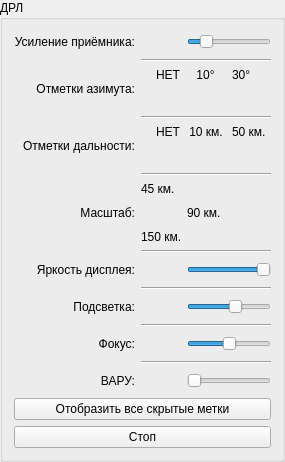
     <widget class="QGroupBox" name="DRLGroup">
      <property name="sizePolicy">
       <sizepolicy hsizetype="Fixed" vsizetype="Preferred">
        <horstretch>0</horstretch>
        <verstretch>0</verstretch>
       </sizepolicy>
      </property>
      <property name="title">
       <string>ДРЛ</string>
      </property>
      <layout class="QGridLayout" name="gridLayout_15">
       <item row="0" column="0">
        <layout class="QGridLayout" name="gridLayout_14">
         <item row="0" column="0">
          <layout class="QGridLayout" name="gridLayout_12">
           <item row="10" column="0" alignment="Qt::AlignRight|Qt::AlignVCenter">
            <widget class="QLabel" name="LabelMainDisplayLightning">
             <property name="text">
              <string>Подсветка:</string>
             </property>
             <property name="alignment">
              <set>Qt::AlignRight|Qt::AlignTrailing|Qt::AlignVCenter</set>
             </property>
            </widget>
           </item>
           <item row="8" column="0" alignment="Qt::AlignRight|Qt::AlignVCenter">
            <widget class="QLabel" name="LabelMainBrightness">
             <property name="text">
              <string>Яркость дисплея:</string>
             </property>
             <property name="alignment">
              <set>Qt::AlignRight|Qt::AlignTrailing|Qt::AlignVCenter</set>
             </property>
            </widget>
           </item>
           <item row="4" column="0" alignment="Qt::AlignRight|Qt::AlignVCenter">
            <widget class="QLabel" name="LabelMainRangeMarks">
             <property name="text">
              <string>Отметки дальности:</string>
             </property>
             <property name="alignment">
              <set>Qt::AlignRight|Qt::AlignTrailing|Qt::AlignVCenter</set>
             </property>
            </widget>
           </item>
           <item row="7" column="1">
            <widget class="Line" name="line_4">
             <property name="orientation">
              <enum>Qt::Horizontal</enum>
             </property>
            </widget>
           </item>
           <item row="9" column="1">
            <widget class="Line" name="line_5">
             <property name="orientation">
              <enum>Qt::Horizontal</enum>
             </property>
            </widget>
           </item>
           <item row="12" column="0" alignment="Qt::AlignRight|Qt::AlignVCenter">
            <widget class="QLabel" name="LabelMainFocus">
             <property name="text">
              <string>Фокус:</string>
             </property>
             <property name="alignment">
              <set>Qt::AlignRight|Qt::AlignTrailing|Qt::AlignVCenter</set>
             </property>
            </widget>
           </item>
           <item row="11" column="1">
            <widget class="Line" name="line_6">
             <property name="orientation">
              <enum>Qt::Horizontal</enum>
             </property>
            </widget>
           </item>
           <item row="12" column="1">
            <layout class="QGridLayout" name="gridLayout_10" columnstretch="0,3">
             <item row="0" column="0" alignment="Qt::AlignLeft|Qt::AlignVCenter">
              <widget class="QPushButton" name="ChangeMainFocusButton">
               <property name="sizePolicy">
                <sizepolicy hsizetype="Fixed" vsizetype="Fixed">
                 <horstretch>0</horstretch>
                 <verstretch>0</verstretch>
                </sizepolicy>
               </property>
               <property name="cursor">
                <cursorShape>OpenHandCursor</cursorShape>
               </property>
               <property name="focusPolicy">
                <enum>Qt::TabFocus</enum>
               </property>
               <property name="styleSheet">
                <string notr="true">background-color: rgba(255, 255, 255, 0);</string>
               </property>
               <property name="text">
                <string/>
               </property>
               <property name="icon">
                <iconset resource="Common.qrc">
                 <normaloff>:/buttons/reo_knob.png</normaloff>:/buttons/reo_knob.png</iconset>
               </property>
               <property name="iconSize">
                <size>
                 <width>20</width>
                 <height>25</height>
                </size>
               </property>
               <property name="flat">
                <bool>true</bool>
               </property>
              </widget>
             </item>
             <item row="0" column="1" alignment="Qt::AlignLeft|Qt::AlignVCenter">
              <widget class="QSlider" name="ChangeMainFocus">
               <property name="sizePolicy">
                <sizepolicy hsizetype="Fixed" vsizetype="Fixed">
                 <horstretch>0</horstretch>
                 <verstretch>0</verstretch>
                </sizepolicy>
               </property>
               <property name="cursor">
                <cursorShape>OpenHandCursor</cursorShape>
               </property>
               <property name="minimum">
                <number>-400</number>
               </property>
               <property name="maximum">
                <number>400</number>
               </property>
               <property name="value">
                <number>0</number>
               </property>
               <property name="orientation">
                <enum>Qt::Horizontal</enum>
               </property>
              </widget>
             </item>
            </layout>
           </item>
           <item row="10" column="1">
            <layout class="QGridLayout" name="gridLayout_9" columnstretch="0,3">
             <item row="0" column="0" alignment="Qt::AlignLeft|Qt::AlignVCenter">
              <widget class="QPushButton" name="ChangeMainLightningButton">
               <property name="sizePolicy">
                <sizepolicy hsizetype="Fixed" vsizetype="Fixed">
                 <horstretch>0</horstretch>
                 <verstretch>0</verstretch>
                </sizepolicy>
               </property>
               <property name="cursor">
                <cursorShape>OpenHandCursor</cursorShape>
               </property>
               <property name="focusPolicy">
                <enum>Qt::TabFocus</enum>
               </property>
               <property name="styleSheet">
                <string notr="true">background-color: rgba(255, 255, 255, 0);</string>
               </property>
               <property name="text">
                <string/>
               </property>
               <property name="icon">
                <iconset resource="Common.qrc">
                 <normaloff>:/buttons/reo_knob.png</normaloff>:/buttons/reo_knob.png</iconset>
               </property>
               <property name="iconSize">
                <size>
                 <width>20</width>
                 <height>20</height>
                </size>
               </property>
               <property name="flat">
                <bool>true</bool>
               </property>
              </widget>
             </item>
             <item row="0" column="1" alignment="Qt::AlignLeft|Qt::AlignVCenter">
              <widget class="QSlider" name="ChangeMainLightning">
               <property name="sizePolicy">
                <sizepolicy hsizetype="Fixed" vsizetype="Fixed">
                 <horstretch>0</horstretch>
                 <verstretch>0</verstretch>
                </sizepolicy>
               </property>
               <property name="cursor">
                <cursorShape>OpenHandCursor</cursorShape>
               </property>
               <property name="maximum">
                <number>100</number>
               </property>
               <property name="value">
                <number>60</number>
               </property>
               <property name="orientation">
                <enum>Qt::Horizontal</enum>
               </property>
              </widget>
             </item>
            </layout>
           </item>
           <item row="2" column="0" alignment="Qt::AlignRight|Qt::AlignVCenter">
            <widget class="QLabel" name="LabelMainAzimuthMarks">
             <property name="text">
              <string>Отметки азимута:</string>
             </property>
             <property name="alignment">
              <set>Qt::AlignRight|Qt::AlignTrailing|Qt::AlignVCenter</set>
             </property>
            </widget>
           </item>
           <item row="0" column="1">
            <layout class="QGridLayout" name="gridLayout" columnstretch="0,3">
             <item row="0" column="0" alignment="Qt::AlignLeft|Qt::AlignVCenter">
              <widget class="QPushButton" name="ChangeMainTrashIntensityButton">
               <property name="sizePolicy">
                <sizepolicy hsizetype="Fixed" vsizetype="Fixed">
                 <horstretch>0</horstretch>
                 <verstretch>0</verstretch>
                </sizepolicy>
               </property>
               <property name="cursor">
                <cursorShape>OpenHandCursor</cursorShape>
               </property>
               <property name="focusPolicy">
                <enum>Qt::TabFocus</enum>
               </property>
               <property name="styleSheet">
                <string notr="true">background-color: rgba(255, 255, 255, 0);</string>
               </property>
               <property name="text">
                <string/>
               </property>
               <property name="icon">
                <iconset resource="Common.qrc">
                 <normaloff>:/buttons/reo_knob.png</normaloff>:/buttons/reo_knob.png</iconset>
               </property>
               <property name="iconSize">
                <size>
                 <width>20</width>
                 <height>20</height>
                </size>
               </property>
               <property name="flat">
                <bool>true</bool>
               </property>
              </widget>
             </item>
             <item row="0" column="1" alignment="Qt::AlignLeft|Qt::AlignVCenter">
              <widget class="QSlider" name="ChangeMainTrashIntensity">
               <property name="sizePolicy">
                <sizepolicy hsizetype="Fixed" vsizetype="Fixed">
                 <horstretch>0</horstretch>
                 <verstretch>0</verstretch>
                </sizepolicy>
               </property>
               <property name="cursor">
                <cursorShape>OpenHandCursor</cursorShape>
               </property>
               <property name="maximum">
                <number>30</number>
               </property>
               <property name="value">
                <number>5</number>
               </property>
               <property name="orientation">
                <enum>Qt::Horizontal</enum>
               </property>
              </widget>
             </item>
            </layout>
           </item>
           <item row="3" column="1">
            <widget class="Line" name="line_2">
             <property name="orientation">
              <enum>Qt::Horizontal</enum>
             </property>
            </widget>
           </item>
           <item row="0" column="0" alignment="Qt::AlignRight|Qt::AlignVCenter">
            <widget class="QLabel" name="LabelMainChangeTrashIntensity">
             <property name="text">
              <string>Усиление приёмника:</string>
             </property>
             <property name="alignment">
              <set>Qt::AlignRight|Qt::AlignTrailing|Qt::AlignVCenter</set>
             </property>
            </widget>
           </item>
           <item row="14" column="1">
            <layout class="QGridLayout" name="gridLayout_11" columnstretch="0,3">
             <item row="0" column="0" alignment="Qt::AlignLeft|Qt::AlignVCenter">
              <widget class="QPushButton" name="ChangeMainVARUButton">
               <property name="sizePolicy">
                <sizepolicy hsizetype="Fixed" vsizetype="Fixed">
                 <horstretch>0</horstretch>
                 <verstretch>0</verstretch>
                </sizepolicy>
               </property>
               <property name="cursor">
                <cursorShape>OpenHandCursor</cursorShape>
               </property>
               <property name="focusPolicy">
                <enum>Qt::TabFocus</enum>
               </property>
               <property name="styleSheet">
                <string notr="true">background-color: rgba(255, 255, 255, 0);</string>
               </property>
               <property name="text">
                <string/>
               </property>
               <property name="icon">
                <iconset resource="Common.qrc">
                 <normaloff>:/buttons/reo_knob.png</normaloff>:/buttons/reo_knob.png</iconset>
               </property>
               <property name="iconSize">
                <size>
                 <width>20</width>
                 <height>20</height>
                </size>
               </property>
               <property name="flat">
                <bool>true</bool>
               </property>
              </widget>
             </item>
             <item row="0" column="1" alignment="Qt::AlignLeft|Qt::AlignVCenter">
              <widget class="QSlider" name="ChangeMainVARU">
               <property name="sizePolicy">
                <sizepolicy hsizetype="Fixed" vsizetype="Fixed">
                 <horstretch>0</horstretch>
                 <verstretch>0</verstretch>
                </sizepolicy>
               </property>
               <property name="cursor">
                <cursorShape>OpenHandCursor</cursorShape>
               </property>
               <property name="maximum">
                <number>200</number>
               </property>
               <property name="value">
                <number>0</number>
               </property>
               <property name="orientation">
                <enum>Qt::Horizontal</enum>
               </property>
              </widget>
             </item>
            </layout>
           </item>
           <item row="6" column="0" alignment="Qt::AlignRight|Qt::AlignVCenter">
            <widget class="QLabel" name="LabelMainScale">
             <property name="text">
              <string>Масштаб:</string>
             </property>
             <property name="alignment">
              <set>Qt::AlignRight|Qt::AlignTrailing|Qt::AlignVCenter</set>
             </property>
            </widget>
           </item>
           <item row="2" column="1">
            <layout class="QGridLayout" name="gridLayout_3">
             <item row="0" column="0">
              <layout class="QGridLayout" name="gridLayout_2">
               <item row="0" column="0" alignment="Qt::AlignRight|Qt::AlignVCenter">
                <widget class="QLabel" name="LabelMainAzimuthMarksNo">
                 <property name="text">
                  <string>НЕТ</string>
                 </property>
                 <property name="alignment">
                  <set>Qt::AlignRight|Qt::AlignTrailing|Qt::AlignVCenter</set>
                 </property>
                </widget>
               </item>
               <item row="0" column="1" alignment="Qt::AlignHCenter|Qt::AlignVCenter">
                <widget class="QLabel" name="LabelMainAzimuthMarks10">
                 <property name="text">
                  <string>10°</string>
                 </property>
                 <property name="alignment">
                  <set>Qt::AlignCenter</set>
                 </property>
                </widget>
               </item>
               <item row="0" column="2" alignment="Qt::AlignLeft|Qt::AlignVCenter">
                <widget class="QLabel" name="LabelMainAzimuthMarks30">
                 <property name="text">
                  <string>30°</string>
                 </property>
                </widget>
               </item>
              </layout>
             </item>
             <item row="1" column="0" alignment="Qt::AlignHCenter|Qt::AlignVCenter">
              <widget class="QPushButton" name="SelectMainAzimuthMarks">
               <property name="cursor">
                <cursorShape>OpenHandCursor</cursorShape>
               </property>
               <property name="focusPolicy">
                <enum>Qt::TabFocus</enum>
               </property>
               <property name="styleSheet">
                <string notr="true">background-color: rgba(255, 255, 255, 0);</string>
               </property>
               <property name="text">
                <string/>
               </property>
               <property name="icon">
                <iconset>
                 <normaloff>:/buttons/knob</normaloff>:/buttons/knob</iconset>
               </property>
               <property name="iconSize">
                <size>
                 <width>20</width>
                 <height>20</height>
                </size>
               </property>
               <property name="flat">
                <bool>true</bool>
               </property>
              </widget>
             </item>
            </layout>
           </item>
           <item row="14" column="0" alignment="Qt::AlignRight|Qt::AlignVCenter">
            <widget class="QLabel" name="LabelMainVARU">
             <property name="text">
              <string>ВАРУ:</string>
             </property>
             <property name="alignment">
              <set>Qt::AlignRight|Qt::AlignTrailing|Qt::AlignVCenter</set>
             </property>
            </widget>
           </item>
           <item row="5" column="1">
            <widget class="Line" name="line_3">
             <property name="orientation">
              <enum>Qt::Horizontal</enum>
             </property>
            </widget>
           </item>
           <item row="6" column="1">
            <layout class="QGridLayout" name="gridLayout_7">
             <item row="0" column="0" alignment="Qt::AlignLeft|Qt::AlignBottom">
              <widget class="QLabel" name="LabelMainScale45">
               <property name="text">
                <string>45 км.</string>
               </property>
               <property name="alignment">
                <set>Qt::AlignBottom|Qt::AlignLeading|Qt::AlignLeft</set>
               </property>
              </widget>
             </item>
             <item row="1" column="0">
              <layout class="QGridLayout" name="gridLayout_6" columnstretch="0,3">
               <item row="0" column="0" alignment="Qt::AlignLeft|Qt::AlignVCenter">
                <widget class="QPushButton" name="SelectMainScale">
                 <property name="sizePolicy">
                  <sizepolicy hsizetype="Fixed" vsizetype="Fixed">
                   <horstretch>0</horstretch>
                   <verstretch>0</verstretch>
                  </sizepolicy>
                 </property>
                 <property name="cursor">
                  <cursorShape>OpenHandCursor</cursorShape>
                 </property>
                 <property name="focusPolicy">
                  <enum>Qt::TabFocus</enum>
                 </property>
                 <property name="styleSheet">
                  <string notr="true">background-color: rgba(255, 255, 255, 0);</string>
                 </property>
                 <property name="text">
                  <string/>
                 </property>
                 <property name="icon">
                  <iconset resource="Common.qrc">
                   <normaloff>:/buttons/switch_up.png</normaloff>:/buttons/switch_up.png</iconset>
                 </property>
                 <property name="iconSize">
                  <size>
                   <width>20</width>
                   <height>20</height>
                  </size>
                 </property>
                 <property name="flat">
                  <bool>true</bool>
                 </property>
                </widget>
               </item>
               <item row="0" column="1" alignment="Qt::AlignLeft|Qt::AlignVCenter">
                <widget class="QLabel" name="LabelMainScale90">
                 <property name="text">
                  <string>90 км.</string>
                 </property>
                </widget>
               </item>
              </layout>
             </item>
             <item row="2" column="0" alignment="Qt::AlignLeft|Qt::AlignTop">
              <widget class="QLabel" name="LabelMainScale150">
               <property name="text">
                <string>150 км.</string>
               </property>
               <property name="alignment">
                <set>Qt::AlignLeading|Qt::AlignLeft|Qt::AlignTop</set>
               </property>
              </widget>
             </item>
            </layout>
           </item>
           <item row="4" column="1">
            <layout class="QGridLayout" name="gridLayout_5">
             <item row="0" column="0">
              <layout class="QGridLayout" name="gridLayout_4">
               <item row="0" column="0" alignment="Qt::AlignRight|Qt::AlignVCenter">
                <widget class="QLabel" name="LabelMainRangeMarksNo">
                 <property name="text">
                  <string>НЕТ</string>
                 </property>
                 <property name="alignment">
                  <set>Qt::AlignRight|Qt::AlignTrailing|Qt::AlignVCenter</set>
                 </property>
                </widget>
               </item>
               <item row="0" column="1" alignment="Qt::AlignHCenter|Qt::AlignVCenter">
                <widget class="QLabel" name="LabelMainRangeMarks10">
                 <property name="text">
                  <string>10 км.</string>
                 </property>
                 <property name="alignment">
                  <set>Qt::AlignCenter</set>
                 </property>
                </widget>
               </item>
               <item row="0" column="2" alignment="Qt::AlignLeft|Qt::AlignVCenter">
                <widget class="QLabel" name="LabelMainRangeMarks50">
                 <property name="text">
                  <string>50 км.</string>
                 </property>
                </widget>
               </item>
              </layout>
             </item>
             <item row="1" column="0" alignment="Qt::AlignHCenter|Qt::AlignVCenter">
              <widget class="QPushButton" name="SelectMainRangeMarks">
               <property name="cursor">
                <cursorShape>OpenHandCursor</cursorShape>
               </property>
               <property name="focusPolicy">
                <enum>Qt::TabFocus</enum>
               </property>
               <property name="styleSheet">
                <string notr="true">background-color: rgba(255, 255, 255, 0);</string>
               </property>
               <property name="text">
                <string/>
               </property>
               <property name="icon">
                <iconset>
                 <normaloff>:/buttons/knob</normaloff>:/buttons/knob</iconset>
               </property>
               <property name="iconSize">
                <size>
                 <width>20</width>
                 <height>20</height>
                </size>
               </property>
               <property name="flat">
                <bool>true</bool>
               </property>
              </widget>
             </item>
            </layout>
           </item>
           <item row="8" column="1">
            <layout class="QGridLayout" name="gridLayout_8" columnstretch="0,3">
             <item row="0" column="0" alignment="Qt::AlignLeft|Qt::AlignVCenter">
              <widget class="QPushButton" name="ChangeMainBrightnessButton">
               <property name="sizePolicy">
                <sizepolicy hsizetype="Fixed" vsizetype="Fixed">
                 <horstretch>0</horstretch>
                 <verstretch>0</verstretch>
                </sizepolicy>
               </property>
               <property name="cursor">
                <cursorShape>OpenHandCursor</cursorShape>
               </property>
               <property name="focusPolicy">
                <enum>Qt::TabFocus</enum>
               </property>
               <property name="styleSheet">
                <string notr="true">background-color: rgba(255, 255, 255, 0);</string>
               </property>
               <property name="text">
                <string/>
               </property>
               <property name="icon">
                <iconset resource="Common.qrc">
                 <normaloff>:/buttons/reo_knob.png</normaloff>:/buttons/reo_knob.png</iconset>
               </property>
               <property name="iconSize">
                <size>
                 <width>20</width>
                 <height>20</height>
                </size>
               </property>
               <property name="flat">
                <bool>true</bool>
               </property>
              </widget>
             </item>
             <item row="0" column="1" alignment="Qt::AlignLeft|Qt::AlignVCenter">
              <widget class="QSlider" name="ChangeMainBrightness">
               <property name="sizePolicy">
                <sizepolicy hsizetype="Fixed" vsizetype="Fixed">
                 <horstretch>0</horstretch>
                 <verstretch>0</verstretch>
                </sizepolicy>
               </property>
               <property name="cursor">
                <cursorShape>OpenHandCursor</cursorShape>
               </property>
               <property name="maximum">
                <number>100</number>
               </property>
               <property name="value">
                <number>100</number>
               </property>
               <property name="orientation">
                <enum>Qt::Horizontal</enum>
               </property>
              </widget>
             </item>
            </layout>
           </item>
           <item row="1" column="1">
            <widget class="Line" name="line">
             <property name="orientation">
              <enum>Qt::Horizontal</enum>
             </property>
            </widget>
           </item>
           <item row="13" column="1">
            <widget class="Line" name="line_7">
             <property name="orientation">
              <enum>Qt::Horizontal</enum>
             </property>
            </widget>
           </item>
          </layout>
         </item>
         <item row="1" column="0">
          <layout class="QGridLayout" name="gridLayout_13">
           <item row="0" column="0">
            <widget class="QPushButton" name="ChangeMainViewStateAll">
             <property name="sizePolicy">
              <sizepolicy hsizetype="Minimum" vsizetype="Expanding">
               <horstretch>0</horstretch>
               <verstretch>0</verstretch>
              </sizepolicy>
             </property>
             <property name="cursor">
              <cursorShape>PointingHandCursor</cursorShape>
             </property>
             <property name="text">
              <string>Отобразить все скрытые метки</string>
             </property>
            </widget>
           </item>
           <item row="1" column="0">
            <widget class="QPushButton" name="ChangeMainLocatorState">
             <property name="sizePolicy">
              <sizepolicy hsizetype="Minimum" vsizetype="Expanding">
               <horstretch>0</horstretch>
               <verstretch>0</verstretch>
              </sizepolicy>
             </property>
             <property name="cursor">
              <cursorShape>PointingHandCursor</cursorShape>
             </property>
             <property name="text">
              <string>Стоп</string>
             </property>
            </widget>
           </item>
          </layout>
         </item>
        </layout>
       </item>
      </layout>
     </widget>
